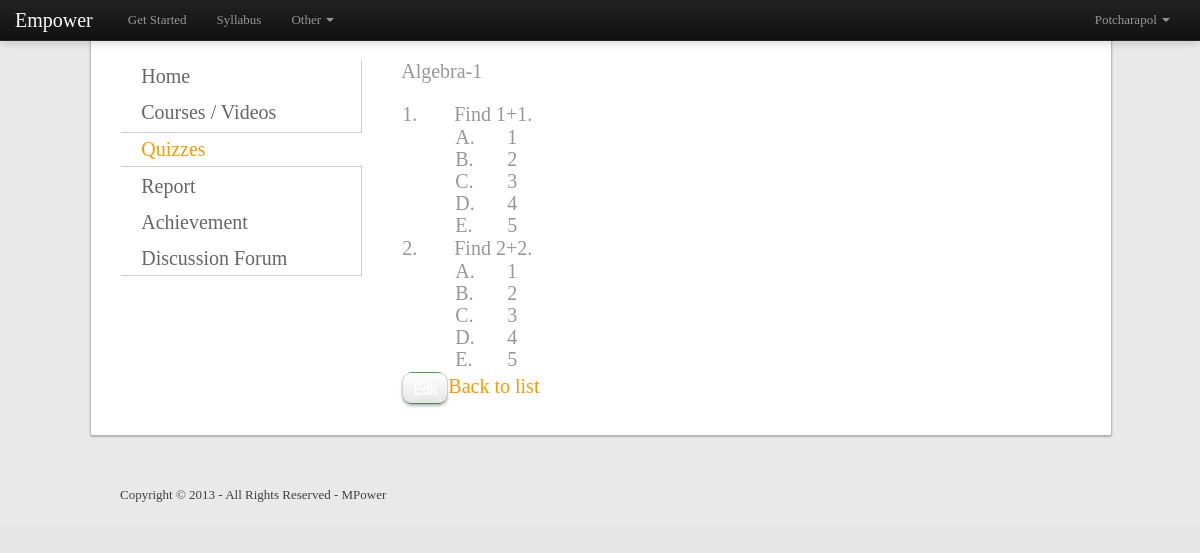
Page /quiz.php?view=1 (signed in) on the committed database.
### tables this page shows
CREATE TABLE `quiz` (
  `id` int(11) NOT NULL auto_increment,
  `title` text,
  `subjectid` int(11) default NULL,
  `noquestion` int(11) default NULL,
  `datecreation` datetime default NULL,
  `timelimit` double default NULL,
  PRIMARY KEY  (`id`)
);

CREATE TABLE `question` (
  `id` int(11) NOT NULL auto_increment,
  `quizid` int(11) default NULL,
  `problem` text,
  `subjectid` int(11) default NULL,
  `A` text,
  `B` text,
  `C` text,
  `D` text,
  `E` text,
  `answer` int(11) default NULL,
  `explanation` text,
  `time` double default NULL,
  PRIMARY KEY  (`id`)
);

### quiz_teacher_view.php (the view, shortened to what this page needs)
<!DOCTYPE html>
<html lang="en">
	<head>
		<link rel="stylesheet" href="assets/css/layout.css" type="text/css">
		<link rel="stylesheet" href="assets/css/elements.css" type="text/css">
		<link rel="stylesheet" href="assets/css/popbox.css" type="text/css">
		<link rel="stylesheet" href="assets/css/quiz.css" type="text/css">
	</head>
	<body>
		<?php include 'header.php'; ?>
		<div class="wrapper row2">
			<div id="container">
				<div class="full-canvas">
					<aside id="left_column">
						<nav>
							<ul>
							<li><a href="index.php"><h2>Home</h2></a></li>
							<li><a href="courses.php"><h2>Courses / Videos</h2></a></li>
							<li class="selected"><a href="quiz_student.php"><h2>Quizzes</h2></a></li>
							<li><a href="report.php"><h2>Report</h2></a></li>
							<li><a href="achievement.php"><h2>Achievement</h2></a></li>
							<li class="last"><a href="discussion.php"><h2>Discussion Forum</h2></a></li>
							</ul>
						</nav>
					</aside>
					<div id="content">
						<div id="quiz_header_div">
							<header id="quiz_header">
								<hgroup>
								<?php
								if (isset($viewid)) {
									$quiztitle_query = mysql_query('SELECT * FROM quiz WHERE id='.$viewid);
									$quiztitle = mysql_fetch_array($quiztitle_query);
									echo '<h1>'.$quiztitle['title'].'</h1>';
								} else
									echo '<h1>Your Quizzes</h1>';
								?>
								</hgroup>
							</header>
						</div>
						<div id="quiz_content">
							<?php
								$questions_query = mysql_query('SELECT * FROM question WHERE quizid='.$viewid.' ORDER BY id');
								$numQuestions = mysql_num_rows($questions_query);
								$choice = array('A','B','C','D','E');
								echo '<br />';
								echo '<table>';
								for ($i = 0; $i < $numQuestions; ++$i) {
									$question = mysql_fetch_array($questions_query);
									echo '<tr>';
									echo '<td valign="top">' . ($i+1) . '.</td>';
									echo '<td valign="top">' . $question['problem'] . '</td>';
									echo '</tr>';
									echo '<tr>';
									echo '<td valign="top"></td>';
									echo '<td valign="top">';
									echo '<table>';
									foreach ($choice as $j=>$c) {
										echo ($question['answer'] == $j) ? '<tr class="answer correct">' : '<tr>';
										echo '<td valign="top">' . $c . '.</td>';
										echo '<td valign="top">' . $question[$c] . '</td>';
										echo '</tr>';
									}
									echo '</table>';
									echo '</td>';
									echo '</tr>';
								}
								echo '<td colspan="2">';
								echo '<input type="button" class="btn btn-edit" value="Edit" onclick="window.location.href=\'quiz.php?edit='.$viewid.'\';" />';
								echo '<a href="quiz.php">Back to list</a>';
								echo '</td>';
								echo '</table>';
							?>
						</div>
					</div>
				</div>
			</div>
		</div>
		<?php include 'footer.php'; ?>
	</body>
</html>

### assets/css/layout.css (style rules this page uses)
body { margin:0; padding:0; font-size:13px; font-family:Georgia, "Times New Roman", Times, serif; color:#404040; background-color:#E6E6E6; }
a { outline:none; text-decoration:none; }
address, article, aside, figcaption, figure, footer, header, hgroup, nav, section { display:block; margin:0; padding:0; }
div.wrapper { display:block; width:100%; margin:0; padding:0; text-align:left; }
.row2 { color:#979797; background-color:#E9E9E9; }
.row2 a { color:#FF9900; background-color:#FFFFFF; }
#header, #container, #footer { display:block; margin:0 auto; width:960px; }
nav ul { margin:0; padding:0; list-style:none; }
h1, h2, h3, h4, h5, h6 { margin:0; padding:0; font-size:20px; font-weight:normal; font-style:normal; line-height:normal; }
#container { padding:30px 0; }
#container .full-canvas { background-color:#FFFFFF; border-radius:1px; box-shadow:0 1px 2px 1px rgba(0, 0, 0, 0.25); height:100%; margin-left:-3%; padding:30px; width:100%; }
#container #left_column { float:left; width:240px; }
#container #left_column nav { display:block; width:100%; margin-bottom:30px; border-right:1px solid #CCCCCC; border-bottom:1px solid #CCCCCC; }
#container #left_column nav ul { margin:0; padding:0; list-style:none; }
#container #left_column nav li { margin:0 0 3px 0; padding:0; }
#container #left_column nav li.selected { border-top:1px solid #CCCCCC; border-bottom:1px solid #CCCCCC; width:100.5%; }
#container #left_column nav li.selected a { font-weight:bold; color:#FF9900; }
#container #left_column nav li.last { margin-bottom:0; border-bottom:none; }
#container #left_column nav a { display:block; margin:0; padding:5px 10px 5px 20px; color:#666666; text-decoration:none; }
#container #content { float:right; width:680px; }

### assets/css/elements.css (style rules this page uses)
.btn { background-color:#2B91AF; border-radius:10px; box-shadow:0 2px 3px rgba(0,0,0,0.3); color:#FFFFFF; cursor:pointer; display:inline-block; padding:5px 10px; text-align:center; text-decoration:none; }
.btn-login,.btn-edit,.btn-save { background-color:#5BB75B; background-image:-moz-linear-gradient(center top,#62C462,#51A351); border-radius:5px; color:#FFFFFF; cursor:pointer; display:inline-block; padding:5px 10px; text-align:center; text-decoration:none; }
.btn-edit,.btn-save { border-radius:10px; box-shadow:0 2px 3px rgba(0,0,0,0.3); }

### assets/css/quiz.css (style rules this page uses)
table { width:100%; font-size:20px; }
table tbody tr td:first-child { width:50px; }

### rows in the picture
quiz: title "Algebra-1"
question: problem "Find 1+1.", c "A", A "1", c "B", B "2", c "C", C "3", c "D", D "4", c "E", E "5"
question: problem "Find 2+2.", c "A", A "1", c "B", B "2", c "C", C "3", c "D", D "4", c "E", E "5"

### other values in the picture
$_SESSION['login_user'] "Potcharapol"
